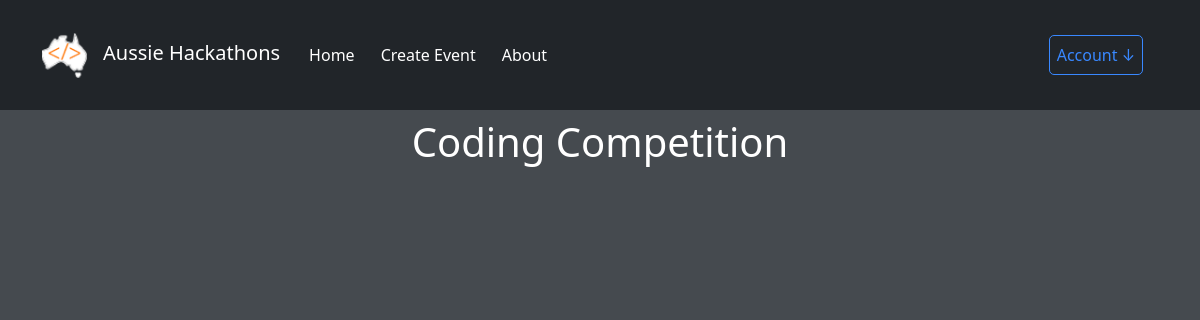
The page /category/codingcompetition on the database as committed earlier.
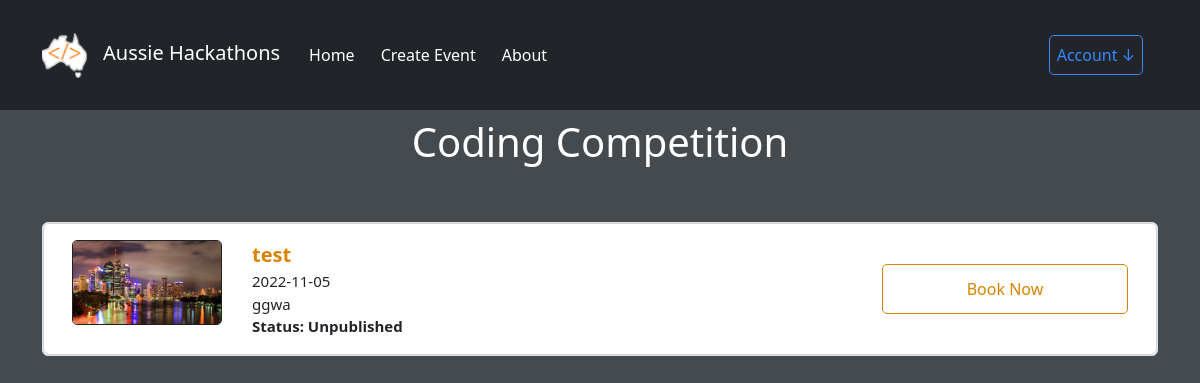
The same page on the database as committed later.
### hackathon/models.py (models this page shows)
class Event(db.Model):
    id = db.Column(db.Integer, primary_key=True)
    event_name = db.Column(db.String(100), nullable=False)
    description = db.Column(db.String(200), nullable=False)
    date = db.Column(db.Date, nullable=False)
    online = db.Column(db.String, nullable=False)
    location = db.Column(db.String(200), nullable=False)
    category = db.Column(db.String(50), nullable=False)
    status = db.Column(db.String(50), nullable=False)
    tickets_amt = db.Column(db.Integer, nullable=False)
    price = db.Column(db.Integer, nullable=False)
    image = db.Column(db.String(200), nullable=False)
    user_id = db.Column(db.Integer, db.ForeignKey('user.id'), nullable=False)

### hackathon/views.py (the view)
@bp.route('/category/codingcompetition')
def coding_competition():
    category = Event.query.filter_by(
        category='Coding Competition').order_by(asc(Event.date)).all()
    return render_template('cate_codingcomp.html', category=category)

### hackathon/templates/cate_codingcomp.html
{% extends "header.html"%}
{% block header %}
<body id="category">
    <div class="container py-5" id="categorytitle">
        <div class="row">
            <div class="event-info-section">
                <h1 class="">Coding Competition</h1>
            </div>
        </div>
    </div>
    <div class="container py-6" id="categorycontent">
        {% for categories in category %}
        <div class="row d-flex justify-content-center">
            <div class="col-md-10 col-lg-12">
                <div class="card shadow-0 border">
                    <div class="card">
                        <div class="card-body">
                            <div class="container">
                                <div class="row justify-content-between">
                                    <div class="col-md-1 justify-content-sm-between">
                                        <a class="imagebutton" href="/event/{{categories.id}}" id="small-img">
                                            <img src="../static/userimg/{{categories.image}}" class="img-fluid" />
                                        </a>
                                    </div>
                                    <div class="col-xl-6 justify-content-sm-evenly">
                                        <p class="titlefont"><b>{{categories.event_name}}</b></p>
                                        <p class="datefont">{{categories.date}}</p>
                                        <p class="locationfont">{{categories.location}}</p>
                                        <p class="statusfont">Status: {{categories.status}}</p>
                                    </div>
                                    <div class="col-3" id="button"> <br>
                                        <a href="/event/{{categories.id}}"><button class="create-btn" type="button">Book
                                                Now</button></a>
                                    </div>
                                </div>
                            </div>
                        </div>
                    </div>
                </div>
            </div>
        </div> <br>
        {% endfor %}
</body>
{% endblock %}

### hackathon/templates/header.html (shortened to what this page needs)
<!DOCTYPE html>
<html>
<head>
    <link href="../static/css/main.css" rel="stylesheet">
    <link href="https://cdn.jsdelivr.net/npm/bootstrap@5.2.1/dist/css/bootstrap.min.css" rel="stylesheet"
>
</head>
<header>
    <nav class="navbar navbar-expand-md navbar-dark bg-dark fixed-top">
        <div class="container">
            <a href="/" class=" navbar-brand mb-0 h1">
                <img class="d-inline-block align-top" src="../static/img/favicon.png" width="45" height="45">
                <a class="navbar-brand h1 pt-2" href="/">Aussie Hackathons</a>
            </a>
            <div class="collapse navbar-collapse" id="navbarNav">
                <ul class="navbar-nav">
                    <li class="nav-item">
                        <a href=" {{ url_for('main.index') }}" class="nav-link ">
                            Home
                        </a>
                    </li>
                    <li class="nav-item">
                        <a href="{{ url_for('main.create_event') }}" class="nav-link">
                            Create Event
                        </a>
                    </li>
                    <li class="nav-item">
                        <a href="#" class="nav-link">
                            About
                        </a>
                    </li>
                </ul>
                <ul class="navbar navbar-nav-right my-1" style="list-style-type: none;">
                    <li class="nav-item dropdown">
                        <a href="#" class="nav-link" id="accountDropdown" role="button" data-bs-toggle="dropdown">
                            <button class="navbar-btn">Account ↓</button>
                        </a>
                    </li>
                </ul>
            </div>
        </div>
    </nav>
</header>
<body>
    {% block header %}
    {% endblock %}
</body>
</html>

### hackathon/static/css/main.css (style rules this page uses)
.navbar-nav-right { margin-left: auto; }
.navbar ul li a { display: block; color: white; border-radius: 5px; padding: 10px; margin: 5px; border-radius: 5px; text-decoration: none; }
.navbar .navbar-btn { background-color: transparent; color: #3988ff; border: 1px solid #3988ff; padding: 7px; width: 100%; border-radius: 5px; }
body { padding-top: 70px; }
h1 { color: white; text-align: center; }
::placeholder { text-align: center; }
#category { background-color: #454a4f; }
#small-img img { max-width: 150px; border: 1px solid #222222; border-radius: 5px; max-height: 150px; }
#categorytitle h1 { color: rgb(255, 255, 255); }
.titlefont { font-size: 20px; font-weight: bold; color: #da8300; margin-bottom: 0; }
.datefont { font-size: 15px; margin-bottom: 0; }
.locationfont { font-size: 15px; margin-bottom: 0; }
.statusfont { font-size: 15px; font-weight: bold; margin-bottom: 0; }
#button .create-btn { background-color: transparent; color: #da8300; border: 1px solid #da8300; width: 50px; height: 50px; width: 100%; border-radius: 5px; }

Rows that differ between the two databases and show on the page:
added Event: image (picture), event_name "test", date "2022-11-05", location "ggwa", status "Unpublished"
